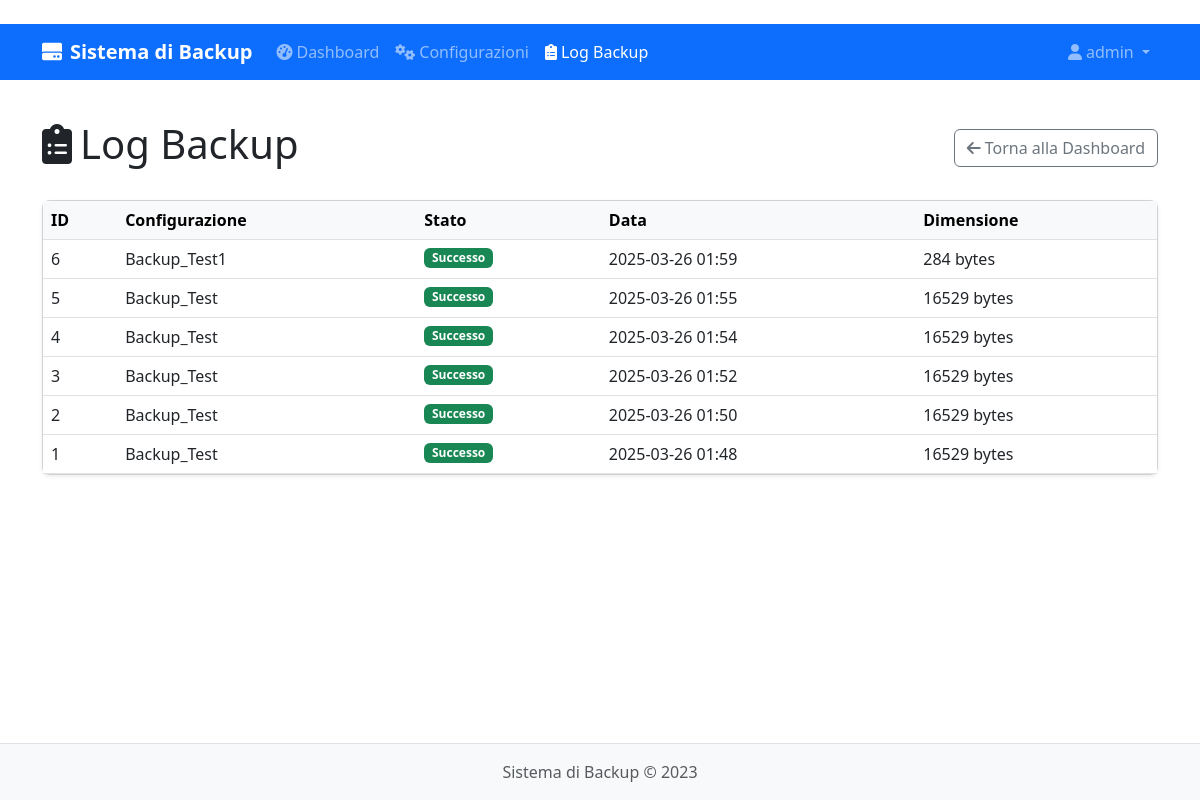
The app's page /logs (signed in) with its own data.
### app/models.py (models this page shows, shortened)
class User(UserMixin, db.Model):
    id = db.Column(db.Integer, primary_key=True)
    username = db.Column(db.String(64), unique=True, index=True)
    email = db.Column(db.String(120), unique=True, index=True)
    password_hash = db.Column(db.String(128))
    is_admin = db.Column(db.Boolean, default=False)
    created_at = db.Column(db.DateTime, default=datetime.utcnow)
    configs = db.relationship("BackupConfig", backref="user", lazy="dynamic")
    logs = db.relationship("BackupLog", backref="user", lazy="dynamic")
    @property
    def password(self):
        raise AttributeError("password is not a readable attribute")

class BackupLog(db.Model):
    id = db.Column(db.Integer, primary_key=True)
    status = db.Column(db.String(32))  # "success", "error", "warning", "running"
    start_time = db.Column(db.DateTime, default=datetime.utcnow)
    end_time = db.Column(db.DateTime)
    size = db.Column(db.BigInteger)
    files_count = db.Column(db.Integer)
    compression_ratio = db.Column(db.Float)
    message = db.Column(db.Text)
    detailed_log = db.Column(db.Text)  # JSON string with detailed log entries
    backup_file = db.Column(db.String(256))  # Path to the backup file
    config_id = db.Column(db.Integer, db.ForeignKey("backup_config.id"))
    user_id = db.Column(db.Integer, db.ForeignKey("user.id"))

class BackupConfig(db.Model):
    id = db.Column(db.Integer, primary_key=True)
    name = db.Column(db.String(64))
    source_path = db.Column(db.String(256))
    destination_path = db.Column(db.String(256))
    schedule_type = db.Column(db.String(32))  # "daily", "weekly", "monthly"
    schedule_time = db.Column(db.Time)
    schedule_days = db.Column(db.String(64))  # JSON string of days
    incremental = db.Column(db.Boolean, default=True)
    compression_level = db.Column(db.Integer, default=5)  # 0-9
    active = db.Column(db.Boolean, default=True)
    created_at = db.Column(db.DateTime, default=datetime.utcnow)
    updated_at = db.Column(db.DateTime, default=datetime.utcnow, onupdate=datetime.utcnow)
    user_id = db.Column(db.Integer, db.ForeignKey("user.id"))
    logs = db.relationship("BackupLog", backref="config", lazy="dynamic")

### app/main/routes.py (the view)
@main.route("/logs")
@login_required
def logs():
    page = request.args.get("page", 1, type=int)
    logs = BackupLog.query.filter_by(user_id=current_user.id).order_by(BackupLog.start_time.desc()).paginate(
        page=page, per_page=10
    )
    return render_template("logs.html", logs=logs)

### app/models.py (called while the page is built)
@login_manager.user_loader
def load_user(user_id):
    return User.query.get(int(user_id))

### app/templates/logs.html (shortened to what this page needs)
{% extends "base.html" %}
{% block content %}
<div class="d-flex justify-content-between align-items-center mb-4">
    <h1><i class="fas fa-clipboard-list me-2"></i>Log Backup</h1>
    <a href="{{ url_for('main.dashboard') }}" class="btn btn-outline-secondary">
        <i class="fas fa-arrow-left me-1"></i>Torna alla Dashboard
    </a>
</div>
{% if logs.items %}
<div class="card shadow-sm">
    <div class="card-body p-0">
        <div class="table-responsive">
            <table class="table table-hover mb-0">
                <thead class="table-light">
                    <tr>
                        <th>ID</th>
                        <th>Configurazione</th>
                        <th>Stato</th>
                        <th>Data</th>
                        <th>Dimensione</th>
                    </tr>
                </thead>
                <tbody>
                    {% for log in logs.items %}
                    <tr>
                        <td>{{ log.id }}</td>
                        <td>{{ log.config.name if log.config else 'Sconosciuto' }}</td>
                        <td>
                            {% if log.status == 'success' %}
                            <span class="badge bg-success">Successo</span>
                            {% elif log.status == 'error' %}
                            <span class="badge bg-danger">Errore</span>
                            {% elif log.status == 'running' %}
                            <span class="badge bg-primary">In Esecuzione</span>
                            {% else %}
                            <span class="badge bg-secondary">{{ log.status|capitalize }}</span>
                            {% endif %}
                        </td>
                        <td>{{ log.start_time.strftime('%Y-%m-%d %H:%M') if log.start_time else 'N/A' }}</td>
                        <td>
                            {% if log.size %}
                            {{ log.size }} bytes
                            {% else %}
                            --
                            {% endif %}
                        </td>
                    </tr>
                    {% endfor %}
                </tbody>
            </table>
        </div>
    </div>
</div>
{% endif %}
{% endblock %}

### app/templates/base.html (shortened to what this page needs)
﻿<!DOCTYPE html>
<html lang="it">
<head>
    <link href="https://cdn.jsdelivr.net/npm/bootstrap@5.3.0-alpha1/dist/css/bootstrap.min.css" rel="stylesheet">
    <link rel="stylesheet" href="https://cdnjs.cloudflare.com/ajax/libs/font-awesome/6.0.0/css/all.min.css">
</head>
<body>
    <nav class="navbar navbar-expand-lg navbar-dark bg-primary">
        <div class="container">
            <a class="navbar-brand" href="{{ url_for('main.index') }}">
                <i class="fas fa-hdd me-2"></i>Sistema di Backup
            </a>
            <div class="collapse navbar-collapse" id="navbarNav">
                <ul class="navbar-nav me-auto">
                    {% if current_user.is_authenticated %}
                    <li class="nav-item">
                        <a class="nav-link {% if request.endpoint == 'main.dashboard' %}active{% endif %}" href="{{ url_for('main.dashboard') }}">
                            <i class="fas fa-tachometer-alt me-1"></i>Dashboard
                        </a>
                    </li>
                    <li class="nav-item">
                        <a class="nav-link {% if request.endpoint == 'main.configs' %}active{% endif %}" href="{{ url_for('main.configs') }}">
                            <i class="fas fa-cogs me-1"></i>Configurazioni
                        </a>
                    </li>
                    <li class="nav-item">
                        <a class="nav-link {% if request.endpoint == 'main.logs' %}active{% endif %}" href="{{ url_for('main.logs') }}">
                            <i class="fas fa-clipboard-list me-1"></i>Log Backup
                        </a>
                    </li>
                    {% endif %}
                </ul>
                <ul class="navbar-nav">
                    {% if current_user.is_authenticated %}
                    <li class="nav-item dropdown">
                        <a class="nav-link dropdown-toggle" href="#" id="userDropdown" role="button" data-bs-toggle="dropdown">
                            <i class="fas fa-user me-1"></i>{{ current_user.username }}
                        </a>
                    </li>
                    {% endif %}
                </ul>
            </div>
        </div>
    </nav>
    <div class="container my-4 content">
        {% block content %}{% endblock %}
    </div>
    <footer>
        <div class="container text-center">
            <p class="text-muted mb-0">Sistema di Backup &copy; 2023</p>
        </div>
    </footer>
</body>
</html>

### app/templates/base.html (style rules this page uses)
body { min-height: 100vh; display: flex; flex-direction: column; }
.content { flex: 1; }
.navbar-brand { font-weight: 700; }
.card { border-radius: 8px; box-shadow: 0 0.125rem 0.25rem rgba(0, 0, 0, 0.075); margin-bottom: 20px; }
footer { margin-top: auto; padding: 1rem 0; background-color: #f8f9fa; border-top: 1px solid #dee2e6; }

### records on screen
User: username "admin"
BackupLog: id "6", config "Backup_Test1", status "Successo", start_time "2025-03-26 01:59", size "284"
BackupLog: id "5", config "Backup_Test", status "Successo", start_time "2025-03-26 01:55", size "16529"
BackupLog: id "4", config "Backup_Test", status "Successo", start_time "2025-03-26 01:54", size "16529"
BackupLog: id "3", config "Backup_Test", status "Successo", start_time "2025-03-26 01:52", size "16529"
BackupLog: id "2", config "Backup_Test", status "Successo", start_time "2025-03-26 01:50", size "16529"
BackupLog: id "1", config "Backup_Test", status "Successo", start_time "2025-03-26 01:48", size "16529"
